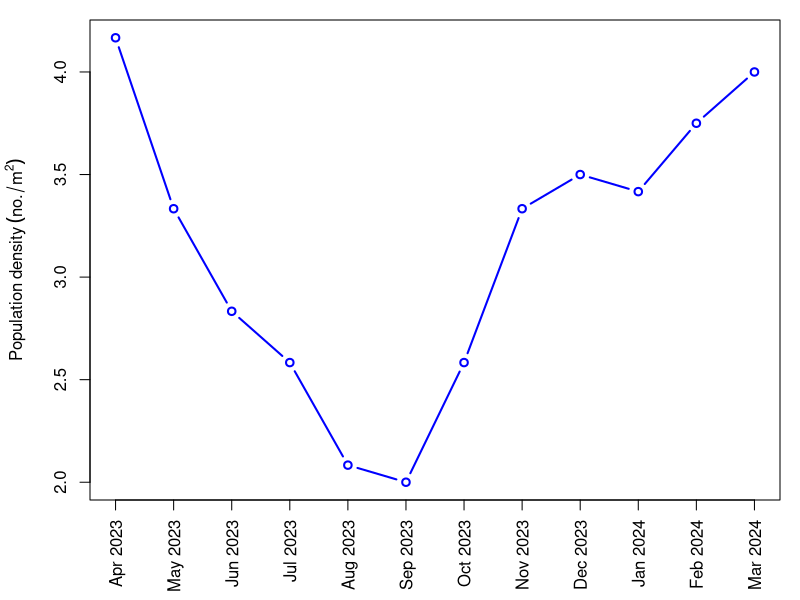
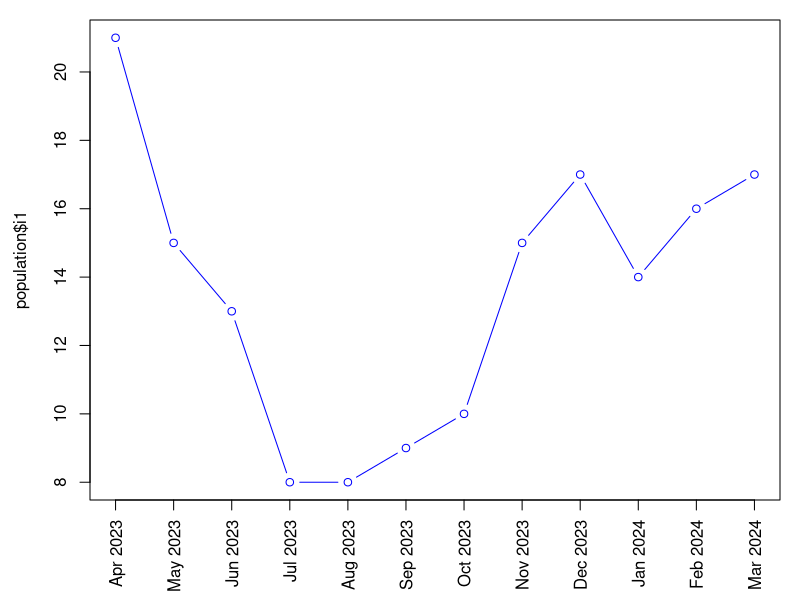
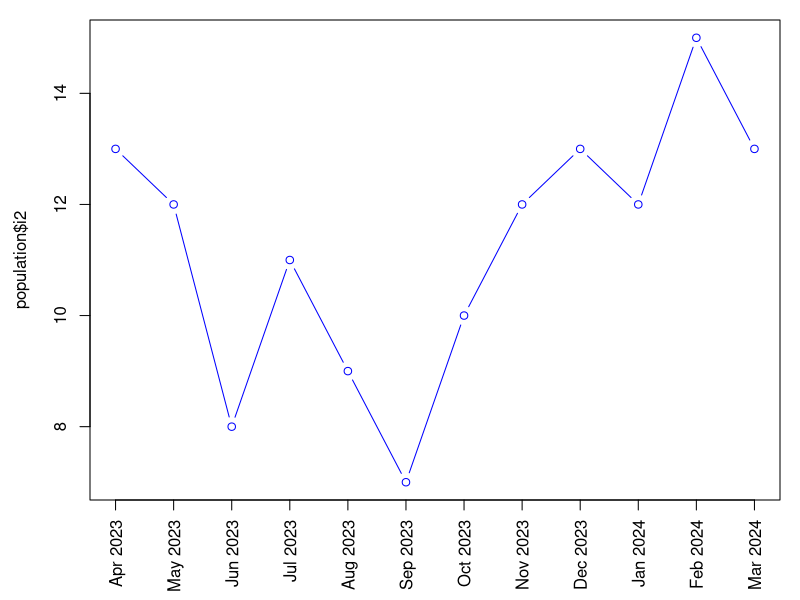
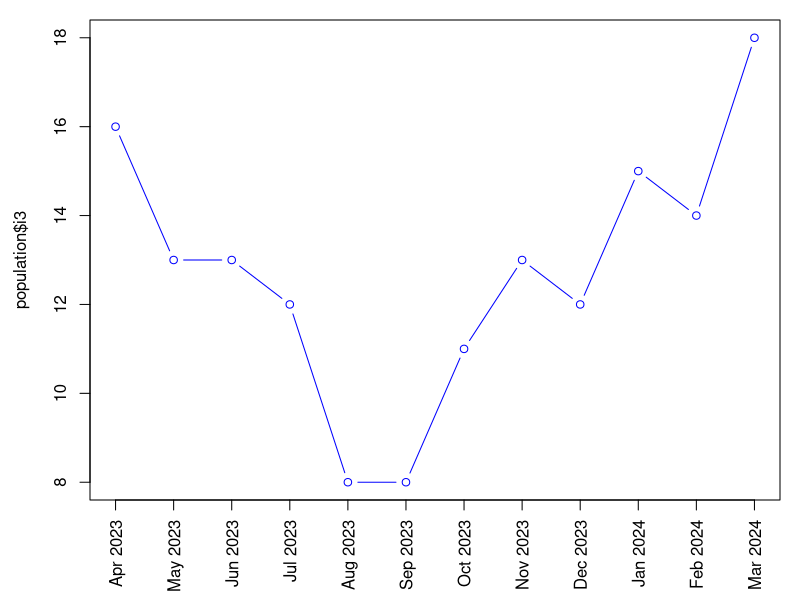

The R source for these figures, in order: (Note: this script raises an error after producing the figures.)
## ---- chunk 1
knitr::opts_chunk$set(echo = TRUE)
## ---- chunk 2
population=read.csv("data/population.csv")
str(population)
## ---- chunk 3

# Calculate mean
a=4
mean= (population$i1+ population$i2+ population$i3)/(3*a)
# tiff("docs/Fig_3.tiff", height=3, width=5, units='in', res=600)
par(mar=c(5, 4.5, 1, 1))
plot(mean,
     type='b', col='blue',
     xlab='', ylab=expression(Population~density~(no./m^2)), xlim=c(1,12), xaxt='n', lwd=2)

# legend('top', legend=c('Mean'), col=c('blue'), lwd=c(3), lty=1)

axis(1, at=seq(1,12), population$Month, las=2, cex.axis = 1)
# title('Monthly variation in population density of L. marginalis')
# dev.off()
## ---- chunk 4
plot(population$i1,
     type='b', col='blue',
     xlab='', xlim=c(1,12), xaxt='n')
axis(1, at=seq(1,12), population$Month, las=2)
## ---- chunk 5
plot(population$i2,
     type='b', col='blue',
     xlab='', xlim=c(1,12), xaxt='n')
axis(1, at=seq(1,12), population$Month, las=2)

## ---- chunk 6
plot(population$i3,
     type='b', col='blue',
     xlab='', xlim=c(1,12), xaxt='n')
axis(1, at=seq(1,12), population$Month, las=2)

## ---- chunk 7
wilcox.test(population$i1, population$i2)
## ---- chunk 8
wilcox.test(population$i2, population$i3)
## ---- chunk 9
wilcox.test(population$i3, population$i1)
## ---- chunk 10
water=read.csv("data/water-quality.csv")
for (w in c('Depth','Temperature','pH')) {
  arr=water[[w]]
  cat(sprintf('%15s - mean: %f, sd: %f min: %f, max: %f\n', w, mean(arr), sd(arr),
              min(arr), max(arr)))
}
## ---- chunk 11
library(ggplot2)

# Month needs to be factorized to facilitate plotting and preserve order
Month1=factor(water$Month, levels=water$Month)
df= data.frame(Month=Month1, Depth=water$Depth,
               Temperature=water$Temperature, pH=water$pH, mean=mean)


scale=6

ggplot(data = df, aes(x = Month, group = 1)) +
  geom_line(aes(y = mean, color = "black"), linewidth = 1.3) +
  geom_point(aes(y = mean, color = "black"), shape=1, size=3) +
  
  geom_line(aes(y = Temperature / scale, color = "blue"), linewidth = 1.3) +
  geom_point(aes(y = Temperature / scale, color = "blue"), shape=1, size=3) +

  scale_y_continuous(name = "Population / m^2",
                     sec.axis = sec_axis(transform = ~ . * scale, name = "Temperature °C")) +
  scale_color_manual('', labels= c('Population / m^2','Temperature °C'),
                     values = c("black", "blue")) +
  theme_bw() +
  theme(legend.position = "top", axis.text.x= element_text(size=11, angle = 90, vjust = 0.5),
        axis.text.y.right= element_text(size=11, color='blue'),
        axis.title.y.right = element_text(color='blue'))


## ---- chunk 12
scale=1
ggplot(data = df, aes(x = Month, group = 1)) +
  geom_line(aes(y = mean, color = "black"), linewidth = 1.3) +
  geom_point(aes(y = mean, color = "black"), shape=1, size=3) +
  
  geom_line(aes(y = Depth / scale, color = "blue"), linewidth = 1.3) +
  geom_point(aes(y = Depth / scale, color = "blue"), shape=1, size=3) +

  scale_y_continuous(name = "Population / m^2",
                     sec.axis = sec_axis(transform = ~ . * scale, name = "Depth")) +
  scale_color_manual('', labels= c('Population / m^2','Depth'),
                     values = c("black", "blue")) +
  theme_bw() +
  theme(legend.position = "top", axis.text.x= element_text(size=11, angle = 90, vjust = 0.5),
        axis.text.y.right= element_text(size=11, color='blue'),
        axis.title.y.right = element_text(color='blue'))

## ---- chunk 13
scale=2
ggplot(data = df, aes(x = Month, group = 1)) +
  geom_line(aes(y = mean, color = "black"), linewidth = 1.3) +
  geom_point(aes(y = mean, color = "black"), shape=1, size=3) +
  
  geom_line(aes(y = pH / scale, color = "blue"), linewidth = 1.3) +
  geom_point(aes(y = pH / scale, color = "blue"), shape=1, size=3) +

  scale_y_continuous(name = "Population / m^2",
                     sec.axis = sec_axis(transform = ~ . * scale, name = "pH")) +
  scale_color_manual('', labels= c('Population / m^2','pH'),
                     values = c("black", "blue")) +
  theme_bw() +
  theme(legend.position = "top", axis.text.x= element_text(size=11, angle = 90, vjust = 0.5),
        axis.text.y.right= element_text(size=11, color='blue'),
        axis.title.y.right = element_text(color='blue'))

## ---- chunk 14
water=read.csv("data/water-quality.csv")
str(water)

plot(water$Depth, mean,
     type='p', col='blue',
     xlab='Depth (m)', ylab='Population / m^2')

plot(water$Temperature, mean,
     type='p', col='blue',
     xlab='Temperature °C', ylab='Population / m^2')

plot(water$pH, mean,
     type='p', col='blue',
     xlab='pH', ylab='Population / m^2')
## ---- chunk 15
for (i in colnames(df)[2:4]) {
  print(i)
  print(cor.test(df[[i]], mean, method='spearman'))
  cat(sprintf('\n'))
}
## ---- chunk 16
library("ggpubr")
# tiff("docs/Fig_4.tiff", height=9, width=5, units='in', res=600)
figA= ggscatter(df, x = "Depth", y = "mean",
          add = "reg.line", conf.int = TRUE,
          xlab = "Depth (m)",
          title = 'A') +
  labs(y=expression(Population~density~(no./m^2))) +
  stat_cor(cor.coef.name = 'rho', label.x=1.5, label.y=3.5, method='spearman',
           size=5, p.accuracy=0.001)


figB= ggscatter(df, x = "Temperature", y = "mean",
          add = "reg.line", conf.int = TRUE,
          xlab = "Temperature (°C)",
          title = 'B') +
  labs(y=expression(Population~density~(no./m^2))) +
  stat_cor(cor.coef.name = 'rho', label.x=20, label.y=4.3, method='spearman',
           size=5, p.accuracy=0.001)


figC= ggscatter(df, x = "pH", y = "mean",
          add = "reg.line", conf.int = TRUE,
          xlab = "pH",
          title = 'C') +
  labs(y=expression(Population~density~(no./m^2))) +
  stat_cor(cor.coef.name = 'rho', label.x=6.9, label.y=4.3, method='spearman',
           size=5, p.accuracy=0.001)

plot_grid(figA, figB, figC, ncol=1, align = "v")
# dev.off()
